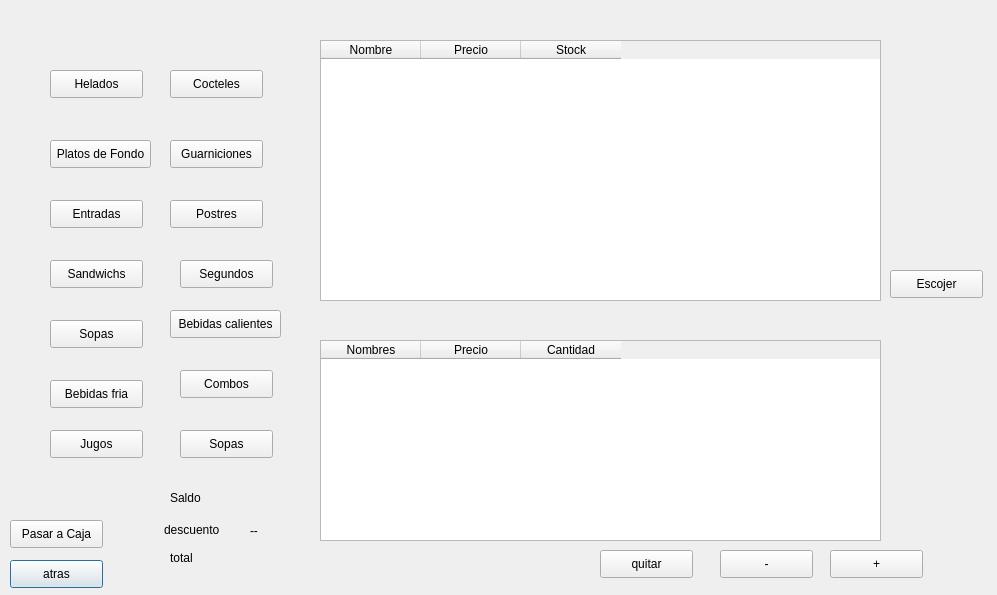
<?xml version="1.0" encoding="UTF-8"?>
<ui version="4.0">
 <class>RegistrarMesa</class>
 <widget class="QDialog" name="RegistrarMesa">
  <property name="geometry">
   <rect>
    <x>0</x>
    <y>0</y>
    <width>997</width>
    <height>595</height>
   </rect>
  </property>
  <property name="windowTitle">
   <string>Dialog</string>
  </property>
  <widget class="QPushButton" name="pushButton_back">
   <property name="geometry">
    <rect>
     <x>10</x>
     <y>560</y>
     <width>93</width>
     <height>28</height>
    </rect>
   </property>
   <property name="text">
    <string>atras</string>
   </property>
  </widget>
  <widget class="QPushButton" name="pushButton_helados">
   <property name="geometry">
    <rect>
     <x>50</x>
     <y>70</y>
     <width>93</width>
     <height>28</height>
    </rect>
   </property>
   <property name="text">
    <string>Helados</string>
   </property>
  </widget>
  <widget class="QPushButton" name="pushButton_cocteles">
   <property name="geometry">
    <rect>
     <x>170</x>
     <y>70</y>
     <width>93</width>
     <height>28</height>
    </rect>
   </property>
   <property name="text">
    <string>Cocteles</string>
   </property>
  </widget>
  <widget class="QPushButton" name="pushButton_platos">
   <property name="geometry">
    <rect>
     <x>50</x>
     <y>140</y>
     <width>101</width>
     <height>28</height>
    </rect>
   </property>
   <property name="text">
    <string>Platos de Fondo</string>
   </property>
  </widget>
  <widget class="QPushButton" name="pushButton_guard">
   <property name="geometry">
    <rect>
     <x>170</x>
     <y>140</y>
     <width>93</width>
     <height>28</height>
    </rect>
   </property>
   <property name="text">
    <string>Guarniciones</string>
   </property>
  </widget>
  <widget class="QPushButton" name="pushButton_entrada">
   <property name="geometry">
    <rect>
     <x>50</x>
     <y>200</y>
     <width>93</width>
     <height>28</height>
    </rect>
   </property>
   <property name="text">
    <string>Entradas</string>
   </property>
  </widget>
  <widget class="QPushButton" name="pushButton_postres">
   <property name="geometry">
    <rect>
     <x>170</x>
     <y>200</y>
     <width>93</width>
     <height>28</height>
    </rect>
   </property>
   <property name="text">
    <string>Postres</string>
   </property>
  </widget>
  <widget class="QPushButton" name="pushButton_sand">
   <property name="geometry">
    <rect>
     <x>50</x>
     <y>260</y>
     <width>93</width>
     <height>28</height>
    </rect>
   </property>
   <property name="text">
    <string>Sandwichs</string>
   </property>
  </widget>
  <widget class="QPushButton" name="pushButton_segund">
   <property name="geometry">
    <rect>
     <x>180</x>
     <y>260</y>
     <width>93</width>
     <height>28</height>
    </rect>
   </property>
   <property name="text">
    <string>Segundos</string>
   </property>
  </widget>
  <widget class="QPushButton" name="pushButton_sopas">
   <property name="geometry">
    <rect>
     <x>50</x>
     <y>320</y>
     <width>93</width>
     <height>28</height>
    </rect>
   </property>
   <property name="text">
    <string>Sopas</string>
   </property>
  </widget>
  <widget class="QPushButton" name="pushButton_calientes">
   <property name="geometry">
    <rect>
     <x>170</x>
     <y>310</y>
     <width>111</width>
     <height>28</height>
    </rect>
   </property>
   <property name="text">
    <string>Bebidas calientes</string>
   </property>
  </widget>
  <widget class="QPushButton" name="pushButton_fria">
   <property name="geometry">
    <rect>
     <x>50</x>
     <y>380</y>
     <width>93</width>
     <height>28</height>
    </rect>
   </property>
   <property name="text">
    <string>Bebidas fria</string>
   </property>
  </widget>
  <widget class="QPushButton" name="pushButton_combo">
   <property name="geometry">
    <rect>
     <x>180</x>
     <y>370</y>
     <width>93</width>
     <height>28</height>
    </rect>
   </property>
   <property name="text">
    <string>Combos</string>
   </property>
  </widget>
  <widget class="QPushButton" name="pushButton_jugo">
   <property name="geometry">
    <rect>
     <x>50</x>
     <y>430</y>
     <width>93</width>
     <height>28</height>
    </rect>
   </property>
   <property name="text">
    <string>Jugos</string>
   </property>
  </widget>
  <widget class="QTableWidget" name="tableWidget_productos">
   <property name="geometry">
    <rect>
     <x>320</x>
     <y>40</y>
     <width>561</width>
     <height>261</height>
    </rect>
   </property>
   <column>
    <property name="text">
     <string>Nombre</string>
    </property>
   </column>
   <column>
    <property name="text">
     <string>Precio</string>
    </property>
   </column>
   <column>
    <property name="text">
     <string>Stock</string>
    </property>
   </column>
  </widget>
  <widget class="QTableWidget" name="tableWidget_muestra">
   <property name="geometry">
    <rect>
     <x>320</x>
     <y>340</y>
     <width>561</width>
     <height>201</height>
    </rect>
   </property>
   <column>
    <property name="text">
     <string>Nombres</string>
    </property>
   </column>
   <column>
    <property name="text">
     <string>Precio</string>
    </property>
   </column>
   <column>
    <property name="text">
     <string>Cantidad</string>
    </property>
   </column>
  </widget>
  <widget class="QPushButton" name="pushButton_14">
   <property name="geometry">
    <rect>
     <x>180</x>
     <y>430</y>
     <width>93</width>
     <height>28</height>
    </rect>
   </property>
   <property name="text">
    <string>Sopas</string>
   </property>
  </widget>
  <widget class="QPushButton" name="pushButton_aumentar">
   <property name="geometry">
    <rect>
     <x>830</x>
     <y>550</y>
     <width>93</width>
     <height>28</height>
    </rect>
   </property>
   <property name="text">
    <string>+</string>
   </property>
  </widget>
  <widget class="QPushButton" name="pushButton_reducir">
   <property name="geometry">
    <rect>
     <x>720</x>
     <y>550</y>
     <width>93</width>
     <height>28</height>
    </rect>
   </property>
   <property name="text">
    <string>-</string>
   </property>
  </widget>
  <widget class="QPushButton" name="pushButton_quitar">
   <property name="geometry">
    <rect>
     <x>600</x>
     <y>550</y>
     <width>93</width>
     <height>28</height>
    </rect>
   </property>
   <property name="text">
    <string>quitar</string>
   </property>
  </widget>
  <widget class="QPushButton" name="pushButton_escojer">
   <property name="geometry">
    <rect>
     <x>890</x>
     <y>270</y>
     <width>93</width>
     <height>28</height>
    </rect>
   </property>
   <property name="text">
    <string>Escojer</string>
   </property>
  </widget>
  <widget class="QLabel" name="label_puesto">
   <property name="geometry">
    <rect>
     <x>320</x>
     <y>310</y>
     <width>551</width>
     <height>20</height>
    </rect>
   </property>
   <property name="text">
    <string/>
   </property>
  </widget>
  <widget class="QLabel" name="label_saldo">
   <property name="geometry">
    <rect>
     <x>240</x>
     <y>490</y>
     <width>61</width>
     <height>21</height>
    </rect>
   </property>
   <property name="text">
    <string/>
   </property>
  </widget>
  <widget class="QLabel" name="label_2">
   <property name="geometry">
    <rect>
     <x>250</x>
     <y>520</y>
     <width>61</width>
     <height>21</height>
    </rect>
   </property>
   <property name="text">
    <string>--</string>
   </property>
  </widget>
  <widget class="QLabel" name="label_total">
   <property name="geometry">
    <rect>
     <x>240</x>
     <y>550</y>
     <width>61</width>
     <height>21</height>
    </rect>
   </property>
   <property name="text">
    <string/>
   </property>
  </widget>
  <widget class="QLabel" name="label_4">
   <property name="geometry">
    <rect>
     <x>170</x>
     <y>490</y>
     <width>55</width>
     <height>16</height>
    </rect>
   </property>
   <property name="text">
    <string>Saldo</string>
   </property>
  </widget>
  <widget class="QLabel" name="label_5">
   <property name="geometry">
    <rect>
     <x>164</x>
     <y>520</y>
     <width>61</width>
     <height>20</height>
    </rect>
   </property>
   <property name="text">
    <string>descuento</string>
   </property>
  </widget>
  <widget class="QLabel" name="label_6">
   <property name="geometry">
    <rect>
     <x>170</x>
     <y>550</y>
     <width>55</width>
     <height>16</height>
    </rect>
   </property>
   <property name="text">
    <string>total</string>
   </property>
  </widget>
  <widget class="QPushButton" name="pushButton_registrar">
   <property name="geometry">
    <rect>
     <x>10</x>
     <y>520</y>
     <width>93</width>
     <height>28</height>
    </rect>
   </property>
   <property name="text">
    <string>Pasar a Caja</string>
   </property>
  </widget>
 </widget>
 <resources/>
 <connections/>
</ui>
